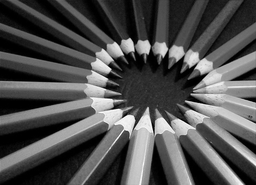
#> input picture pencils_mosaic.bmp, 256 x 185 px, shrunk from 467 x 338 before the run
$ python code.py
#> lines starting #> are read from the running program, lines starting #| are printed output that depends on the picture; long printed decimals are rounded
import cv2
import numpy
import math

grey_image="pencils_mosaic.bmp"
colored_image="pencils.jpg"
partA=False

##float to get the float values
##float32 instead of float64 as median takes float32
##maximum pixel value(for any one channel) for dividing the value to avoid overflow
pix_max=numpy.iinfo(numpy.uint8).max

##input image
input_img=cv2.imread(grey_image)
#> input_img is the input picture: shape (185, 256, 3); min 0, max 255, mean 79.7
blue,green,red=cv2.split(input_img)
rows,cols,_=input_img.shape
#> rows = 185; cols = 256

def sq_diff(org,out):
    org=org/pix_max
    out=out/pix_max
    result=(org-out)*(org-out)
    return result

def print_Compare(out_img,part):
    ##actual image
	actual_img=cv2.imread(colored_image)
    ##cv2.imshow("Actual image",actual_img)

    ##output image
	out_blue,out_green,out_red=cv2.split(out_img)
	out_img=numpy.uint8(out_img)
	cv2.imwrite("output_image_"+part+".jpg",out_img)

	##cv2.imshow("OUTPUT image "+part,out_img)
	print_act=actual_img
	print_out=out_img
    ##compare
	actual_img=numpy.float32(actual_img)
	original_b,original_g,original_r=cv2.split(actual_img)
	channel_diff=numpy.float32(actual_img)
	sum_img=cv2.cvtColor(actual_img, cv2.COLOR_BGR2GRAY)
	avg_sum=0
	for i in range(rows):
		for j in range(cols):
			b=sq_diff(original_b[i,j],out_blue[i,j])
			g=sq_diff(original_g[i,j],out_green[i,j])
			r=sq_diff(original_r[i,j],out_red[i,j])
			channel_diff[i,j]=numpy.array([math.sqrt(b)*pix_max,math.sqrt(g)*pix_max,math.sqrt(r)*pix_max])
			sum_img[i,j]=(math.sqrt(r+g+b)*pix_max)
			avg_sum=avg_sum+sum_img[i,j]
	print("AVG-SUM",(avg_sum/(rows*cols)))
	sum_img=numpy.uint8(sum_img)
	channel_diff=numpy.uint8(channel_diff)
	merged_img = numpy.hstack((print_act, print_out,channel_diff))
	cv2.imshow("Input, Output and 3-channel Noise "+part, merged_img)
	cv2.imwrite("Input_Output_3_channel_Noise_"+part+".jpg",merged_img)
	cv2.imshow("Gray Scale Noise "+part,sum_img)
	cv2.imwrite("Gray_Scale_Noise_"+part+".jpg",sum_img)
	#cv2.imshow("3-Channel Noise "+part,channel_diff)
	#cv2.imwrite("3_Channel_Noise_"+part+".jpg",channel_diff)

#####################-----------------------------Part A
##masking and filtering
##blue
blue=numpy.float32(blue)
for row in range(0,rows):
    if row%2!=0:
        blue[row][:]=0
    else:
        blue[row][1::2]=0
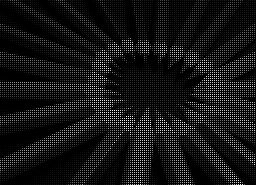
#> blue: shape (185, 256) float32; min 0, max 255, mean 20

##kernel
##two neighbours 0.5 each sum to 1
##four neighbours 0.25 each sum to 1
##A | B | C
##D | E | F
##G | H | I
##
##E=1/2(D+F)=1/2(B+H)
##D=1/2(A+G)
##F=1/2(C+I)
##E=1/4(A+C+G+I)
kernel_blue=numpy.array([[0.25,0.5,0.25],
                         [0.5,1,0.5],
                         [0.25,0.5,0.25]])
cv2.filter2D(blue,-1,kernel_blue,blue)

##red
red=numpy.float32(red)
for row in range(0,rows):
    if row%2==0:
        red[row][::2]=0
    else:
        red[row][1::2]=0
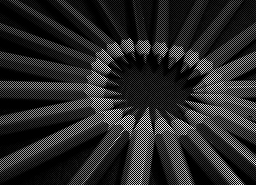
#> red: shape (185, 256) float32; min 0, max 255, mean 39.9

##kernel
##sum of the given neighbours in the image leads to 0.25 each
##tried increasing values for other neighbours but increasing the average error.
kernel_red=numpy.array([[0,0.25,0],
                        [0.25,1,0.25],
                        [0,0.25,0]])
cv2.filter2D(red,-1,kernel_red,red)


##green
green=numpy.float32(green)
for row in range(0,rows):
    if row%2==0:
        green[row][:]=0
    else:
        green[row][::2]=0
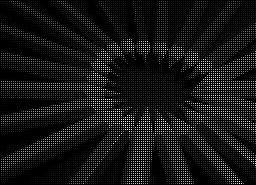
#> green: shape (185, 256) float32; min 0, max 255, mean 19.9

##kernel same as blue
##tried only with given 4 neighbours as given in image but this kernel gives better values
kernel_green=numpy.array([[0.25,0.5,0.25],
                          [0.5,1,0.5],
                          [0.25,0.5,0.25]])
cv2.filter2D(green,-1,kernel_green,green)


output_img=cv2.merge((blue,green,red))
print_Compare(output_img,"PartA")
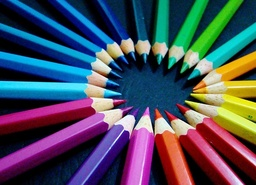
#> input picture pencils.jpg, 256 x 185 px, shrunk from 467 x 338 before the run
#> in print_Compare, actual_img is the input picture: shape (185, 256, 3); mean B, G, R 94, 78.3, 74.1
#> the loop in print_Compare, `for i in range(rows):` made 185 passes
#> after the loop in print_Compare, `for i in range(rows):`:
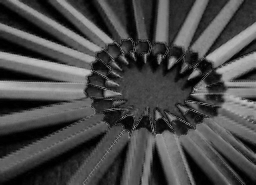
#> sum_img: shape (185, 256) float32; min 0, max 198, mean 72.8
#| AVG-SUM 72.828

#####################-----------------------------Part B
green=numpy.true_divide(green,pix_max)
blue=numpy.true_divide(blue,pix_max)
red=numpy.true_divide(red,pix_max)

green=numpy.subtract(green,red)
blue=numpy.subtract(blue,red)

##kernel size
##for channel 1,3,4....kernel size 3,5
##for kernel size 5, avg error increases when compared to kernel size 3
green=cv2.medianBlur(green, 3)
blue=cv2.medianBlur(blue, 3)

green=numpy.add(green,red)
blue=numpy.add(blue,red)

green=green * pix_max
blue=blue * pix_max
red=red * pix_max

##additional over and underflow
for row in range(rows):
	for col in range(cols):
		if green[row][col]>=255:
			green[row][col]=255
		elif green[row][col]<=0:
			green[row][col]=0
		if blue[row][col]>=255:
			blue[row][col]=255
		elif blue[row][col]<=0:
			blue[row][col]=0
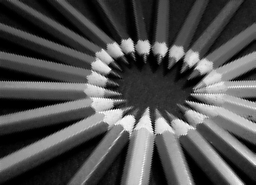
#> blue: shape (185, 256) float32; min 0, max 255, mean 79.7
#> green: shape (185, 256) float32; min 0, max 255, mean 79.7

output_img=cv2.merge((blue,green,red))
print_Compare(output_img,"PartB")
#> call 2 of print_Compare, with part = 'PartB'
#> after the loop in print_Compare (call 2), `for i in range(rows):`:
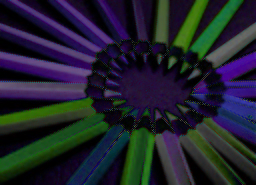
#> channel_diff: shape (185, 256, 3) float32; mean B, G, R 45.9, 34.3, 32.4
#| AVG-SUM 72.242
cv2.waitKey(0)
cv2.destroyAllWindows()
